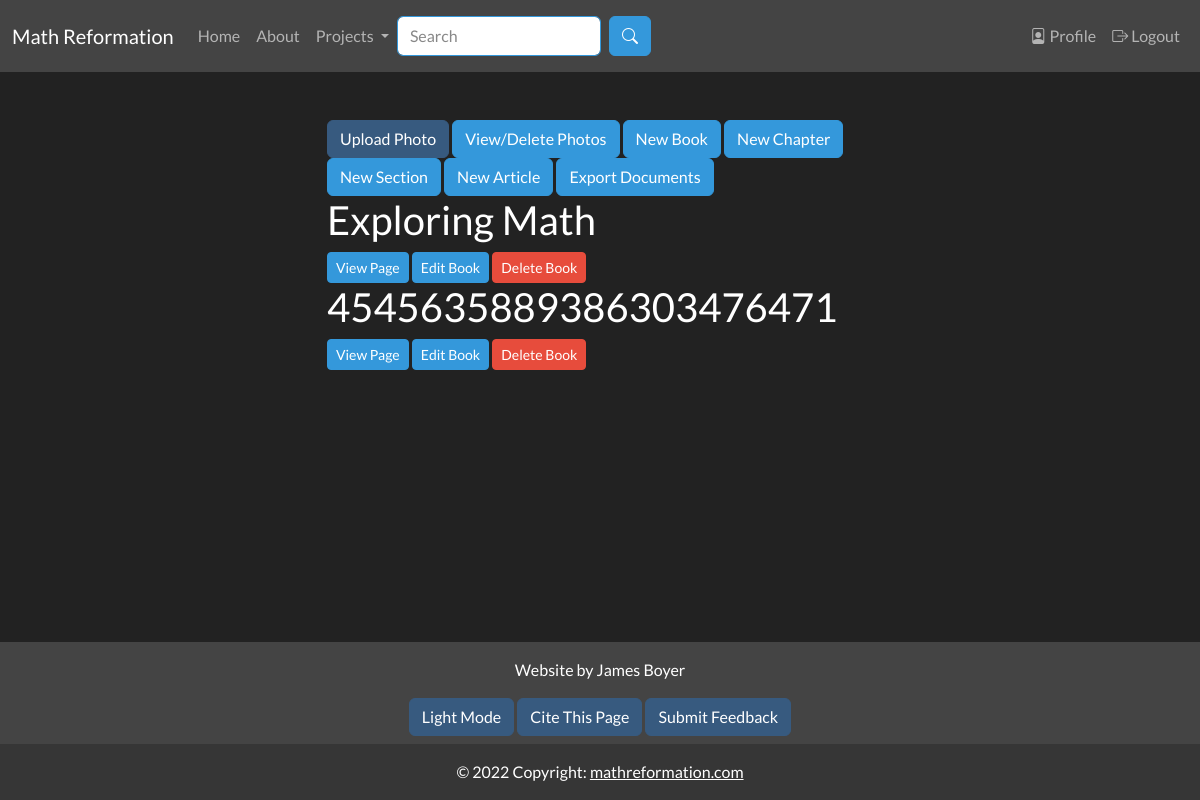
The page /editor_home (signed in) on the database as committed earlier.
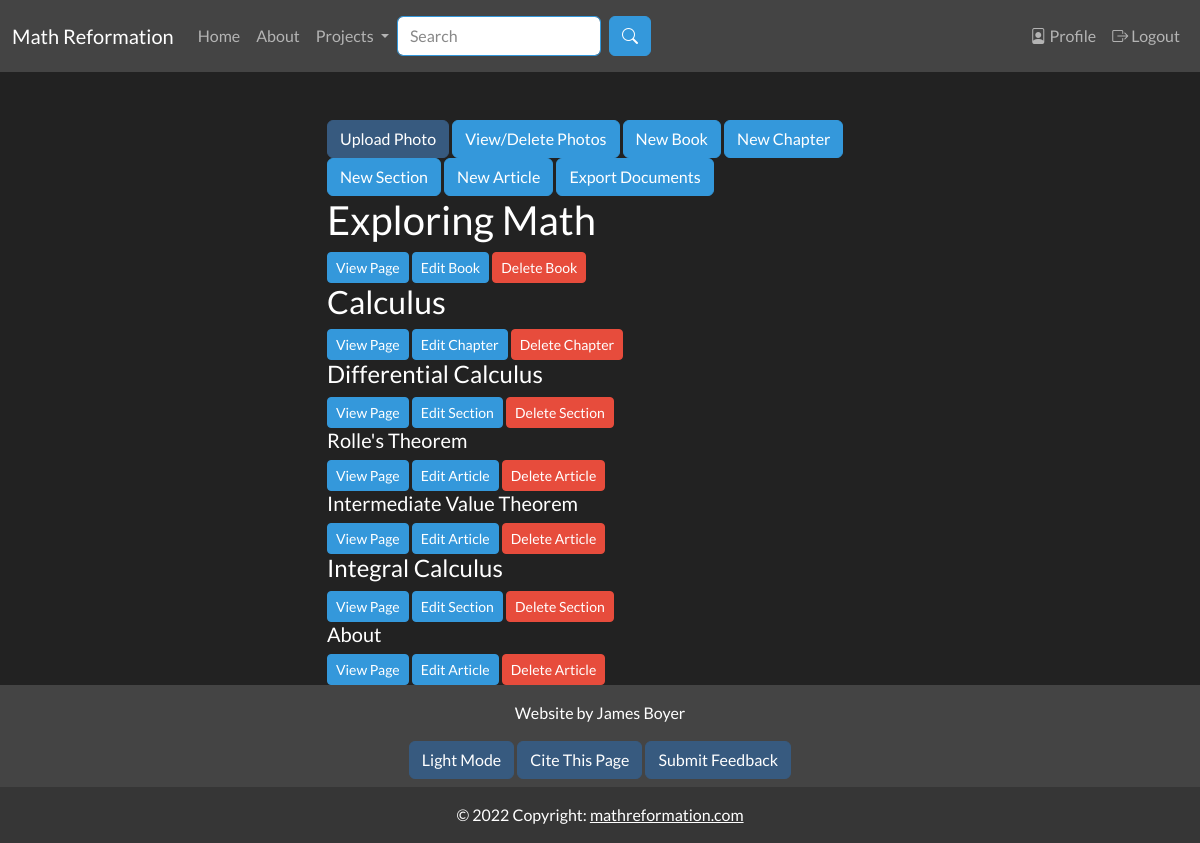
The same page on the database as committed later.
### app/models.py (models this page shows, shortened)
class SearchableMixin(object):
    @classmethod
    def search(cls, expression, page, per_page):
        ids, scores, total = query_index(cls.__tablename__, expression, page, per_page)
        if total == 0:
            return cls.query.filter_by(id=0), [], 0
        when = []
        for i in range(len(ids)):
            when.append((ids[i], i))
        return cls.query.filter(cls.id.in_(ids)).order_by( db.case(when, value=cls.id)), scores, total

class Document(SearchableMixin, db.Model):
    __tablename__ = "document"
    __searchable__ = ["body_main", "name"]
    id = db.Column(db.Integer, primary_key=True)
    name = db.Column(db.String(50), nullable=False, unique=False)
    path = db.Column(db.String(250), unique=True, nullable=False)
    body_main = db.Column(db.String(), index=True)
    body_draft = db.Column(db.String(), index=True)
    date_added = db.Column(db.DateTime, nullable=False,
        default=datetime.utcnow)
    header = db.Column(db.String(), index=True)
    order = db.Column(db.Integer())
    is_visible = db.Column(db.Boolean())
    document_type = db.Column(db.String(10), index=True)
    user_id = db.Column(db.Integer, db.ForeignKey('user.id'))
    prev_page_id = db.Column(db.Integer(), db.ForeignKey("document.id"))
    next_page = db.relationship("Document", backref=backref("prev_page", remote_side=[id]), uselist=False, foreign_keys=[prev_page_id])
    parent_id = db.Column(db.Integer(), db.ForeignKey("document.id"))
    children = db.relationship("Document", backref=backref("parent", remote_side=[id]), foreign_keys=[parent_id])
    def ordered_children(self):
        print(self.children)
        if self.children == []:
            return []
        children_idx = np.array([child.order if child.order != None else 0 for child in self.children])
        print(children_idx)
        sorted_children_idx = np.argsort(children_idx)
        print(sorted_children_idx)
        return np.array(self.children)[sorted_children_idx]
    def __repr__(self):
        return '<Document ' + self.name + '>'

### app/staff/routes.py (the view)
@bp.route("/editor_home", methods=["GET", "POST"])
@login_required
@editor_permission.require(http_exception=403)
def editor_home():
    add_photo_form = AddPhotoForm()
    if add_photo_form.validate_on_submit():
        filename = photos.save(request.files["photo"], name=add_photo_form.name.data)
        url =  url_for("_uploads.uploaded_file", setname="photos", filename=filename)
        print("Url: ", url)
        flash("Photo uploaded at: " + url)
    files = os.listdir(current_app.config['UPLOADED_PHOTOS_DEST'])
    books = Document.query.filter_by(document_type="book")
    special = Document.query.filter_by(document_type="special")
    lost_documents = [doc for doc in Document.query.filter_by(parent=None) if doc.document_type not in ["book", "special"]]
    return render_template('staff/editor_home.html',
                            books=books,
                            special=special,
                            lost_documents=lost_documents,
                            add_photo_form=add_photo_form,
                            setname=photos.name,
                            files=files,
                            title="Editor Home")

### app/main/forms.py
class SearchForm(FlaskForm):
    q = StringField("Search", validators=[DataRequired()])
    submit = SubmitField("Search")
    def __init__(self, *args, **kwargs):
        if 'formdata' not in kwargs:
            kwargs['formdata'] = request.args
        if 'csrf_enabled' not in kwargs:
            kwargs['csrf_enabled'] = False
        super(SearchForm, self).__init__(*args, **kwargs)

### app/staff/forms.py
class AddPhotoForm(FlaskForm):
    photo = FileField('Photo')
    name = StringField("Name",validators=[DataRequired()])
    submit = SubmitField('Save')

### MathReformationWebsite.py (called while the page is built)
@app.context_processor
def add_imports():
    return dict(admin_permission=admin_permission, author_permission=author_permission, editor_permission=editor_permission, g=g)

### app/auth/routes.py (called while the page is built)
@login.user_loader
def load_user(id):
    return User.query.get(int(id))

### app/main/routes.py (called while the page is built)
@bp.before_app_request
def before_request():
    g.search_form = SearchForm(meta={'csrf': False})
    if g.search_form.validate():
        print("here")

### app/models.py (called while the page is built)
    def get_task_in_progress(self, name):
        return Task.query.filter_by(name=name, user=self, complete=False).first()

### app/templates/staff/editor_home.html (shortened to what this page needs)
{% extends "base.html" %}
{% from 'macros/form_macros.html' import input, edit_document_button, delete_document_button, view_document_button %}
{% from 'macros/photo_macros.html' import photo_viewer_script, photo_viewer_button, add_photo_button %}
{% block content %}
{{ add_photo_button(field=add_photo_form) }}
{{ photo_viewer_button(files, can_delete=True, btn_name="View/Delete Photos") }}
<a href="{{ url_for('staff.new_document', document_type='book', version='main') }}" class="btn btn-info" role="button">New Book</a>
<a href="{{ url_for('staff.new_document', document_type='chapter', version='main') }}" class="btn btn-info" role="button">New Chapter</a>
<a href="{{ url_for('staff.new_document', document_type='section', version='main') }}" class="btn btn-info" role="button">New Section</a>
<a href="{{ url_for('staff.new_document', document_type='article', version='main') }}" class="btn btn-info" role="button">New Article</a>
{% if not current_user.get_task_in_progress('export_document') %}
<a href="{{ url_for('staff.export') }}" class="btn btn-info" role="button">Export Documents</a>
{% endif %}
{% for book in books %}
<h2>{{ book.name }}</h2>
{{ view_document_button(path=book.path, warning=False) }}
{{ edit_document_button(path=book.path, document_type='book') }}
{{ delete_document_button(path=book.path, document_type='book') }}
{% for chapter in book.ordered_children() %}
<h3>{{ chapter.name }}</h2>
{{ view_document_button(path=chapter.path, warning=False) }}
{{ edit_document_button(path=chapter.path, document_type='chapter') }}
{{ delete_document_button(path=chapter.path, document_type='chapter') }}
{% for section in chapter.ordered_children() %}
<h4>{{ section.name }}</h3>
{{ view_document_button(path=section.path, warning=False) }}
{{ edit_document_button(path=section.path, document_type='section') }}
{{ delete_document_button(path=section.path, document_type='section') }}
{% for article in section.ordered_children() %}
<h5>{{ article.name }}</h3>
{{ view_document_button(path=article.path, warning=False) }}
{{ edit_document_button(path=article.path, document_type='article') }}
{{ delete_document_button(path=article.path, document_type='article') }}
{% endfor %}
{% endfor %}
{% endfor %}
{% endfor %}
{% for article in special %}
<h5>{{ article.name }}</h3>
{{ view_document_button(path=article.path, warning=False) }}
{{ edit_document_button(path=article.path, document_type='article') }}
{{ delete_document_button(path=article.path, document_type='article') }}
{% endfor %}
{% endblock %}
{% block citation %}
{{ citation_info(page_type="Math Reformation", page_name="Editor Home") }}
{% endblock %}

### app/templates/base.html (shortened to what this page needs)
{% from 'macros/general_macros.html' import citation_info %}
<!DOCTYPE html>
<html lang="en">
    <head>
        <link rel="stylesheet" href="https://cdn.jsdelivr.net/npm/bootstrap-icons@1.10.3/font/bootstrap-icons.css">
    </head>
    <body class="d-flex flex-column min-vh-100">
        <nav class="navbar navbar-expand-lg bg-secondary navbar-dark sticky-top">
            <div class="container-fluid">
                <a class="navbar-brand">Math Reformation</a>
                <div class="collapse navbar-collapse" id="collapsibleNavbar">
                    <ul class="navbar-nav me-auto">
                        <li class="nav-item">
                            <a class="nav-link" href="{{ url_for('main.index')}}">Home</a>
                        </li>
                        <li class="nav-item">
                            <a class="nav-link" href="{{ url_for('main.about')}}">About</a>
                        </li>
                        <li class="nav-item dropdown">
                            <a class="nav-link dropdown-toggle" href="#" id="navbarDropdownMenuLink" role="button" data-bs-toggle="dropdown" aria-expanded="false">
                              Projects
                            </a>
                        </li>
                        {% if g.search_form %}
                        <form class="d-flex" method="get" action="{{ url_for('main.search') }}">
                                {{ g.search_form.q(class='form-control border-info me-2',aria_describedby="button-addon2", placeholder=g.search_form.q.label.text) }}
                                <button type=submit class="btn btn-info" id="button-addon2">
                                    <i class="bi bi-search"></i>
                                </button>
                        </form>
                        {% endif %}
                    </ul>
                    <ul class="navbar-nav d-flex">
                        {% if current_user.is_anonymous %}
                        <li class="nav-item">
                            <a class="nav-link" href="{{ url_for('auth.register') }}">
                                <i class="bi bi-person-add"></i> Register
                            </a>
                        </li>
                        <li class="nav-item">
                            <a class="nav-link" href="{{ url_for('auth.login') }}">
                                <i class="bi bi-box-arrow-in-right"></i>  Login
                            </a>
                        </li>
                        {% else %}
                        <li class="nav-item">
                            <a class="nav-link" href="{{ url_for('main.profile') }}">
                                <i display="inline" class="bi bi-file-person"></i>  Profile</a>
                        </li>
                        <li class="nav-item">
                            <a class="nav-link" href="{{ url_for('auth.logout') }}">
                                <i class="bi bi-box-arrow-right"></i>  Logout</a>
                        </li>
                        {% endif %}
                    </ul>
                </div>
            </div>
        </nav>
        <div class="wrapper flex-grow-1">
            <div class="container mt-5">
                <div class="row">
                    <div class="col-md-3"></div>
                    <div class="col-md-6">
                        {% block content %}
                        {% endblock %}
                    </div>
                    <div class="col-md-3"></div>
                </div>
            </div>
        </div>
        <footer class="bg-secondary text-center text-white">
            <div class="container p-3 pb-0">
                <section class="mb-2">
                    <p>Website by James Boyer</p>
                    <button id="theme_button" class="btn btn-primary" onclick="toggleTheme()">
                    </button>
                    <a class="btn btn-primary" href="{% block citation %}{% endblock %}">Cite This Page</a>
                    <a  class="btn btn-primary" href="{{ url_for('main.feedback')}}">Submit Feedback</a>
                </section>
            </div>
            <div class="text-center p-3" style="background-color: rgba(0, 0, 0, 0.2);">
                © 2022 Copyright:
                <a class="text-white" href="mathreformation.com">mathreformation.com</a>
            </div>
        </footer>
    </body>
</html>

### app/templates/macros/form_macros.html (shortened to what this page needs)
{% macro edit_document_button(path, document_type) -%}
<a href="{{ url_for('staff.edit_document', document_type=document_type, path=path, version='main') }}" class="btn btn-info btn-sm" role="button">Edit {{ document_type.capitalize() }}</a>
{%- endmacro %}
{% macro delete_document_button(path, document_type) -%}
<a href="{{ url_for('staff.delete_file', item_type=document_type, item_name=path) }}" class="btn btn-sm btn-danger" onclick="return confirm('Are you sure you want to delete this {{ document_type }}?');" role="button">Delete {{ document_type.capitalize() }}</a>
{%- endmacro %}
{% macro view_document_button(path, warning) -%}
<a href="{{ url_for('main.document_page', path=path) }}" class="btn btn-sm btn-info" role="button"  {% if warning %}onclick="return confirm('Make sure to save document first! Please click on OK to continue.');" {% endif %}>View Page</a>
{%- endmacro %}

### app/templates/macros/photo_macros.html (shortened to what this page needs)
{% from 'macros/form_macros.html' import form_text, form_button, input %}
{% macro photo_viewer_button(files, can_delete, btn_name) -%}
<button type="button" class="btn btn-info" data-bs-toggle="modal" data-bs-target="#viewImages">
    {{ btn_name }}
</button>
{%- endmacro %}
{% macro add_photo_button(field) -%}
<button type="button" class="btn btn-primary" data-bs-toggle="modal" data-bs-target="#photoForm">
    Upload Photo
</button>
{%- endmacro %}

### app/templates/macros/general_macros.html (shortened to what this page needs)
{% macro citation_info(page_type, page_name) -%}
{% if page_name == "Citation" %}
{{ url_for('main.citation',
            page_type=page_type,
            page_name=page_name,
            page_url="citation") }}
{% else %}
{{ url_for('main.citation',
            page_type=page_type,
            page_name=page_name,
            page_url=request.path[1:].replace("/", "%2F")) }}
{% endif %}
{%- endmacro %}

Rows that differ between the two databases and show on the page:
removed Document: name "4545635889386303476471", capitalize "Book"
added Document: name "Calculus", capitalize "Chapter", shown under "Exploring Math"
added Document: name "Differential Calculus", capitalize "Section", shown under "Calculus"
added Document: name "Rolle's Theorem", capitalize "Article", shown under "Differential Calculus"
added Document: name "Intermediate Value Theorem", capitalize "Article", shown under "Differential Calculus"
added Document: name "Integral Calculus", capitalize "Section", shown under "Calculus"
added Document: name "About", capitalize "Article"
